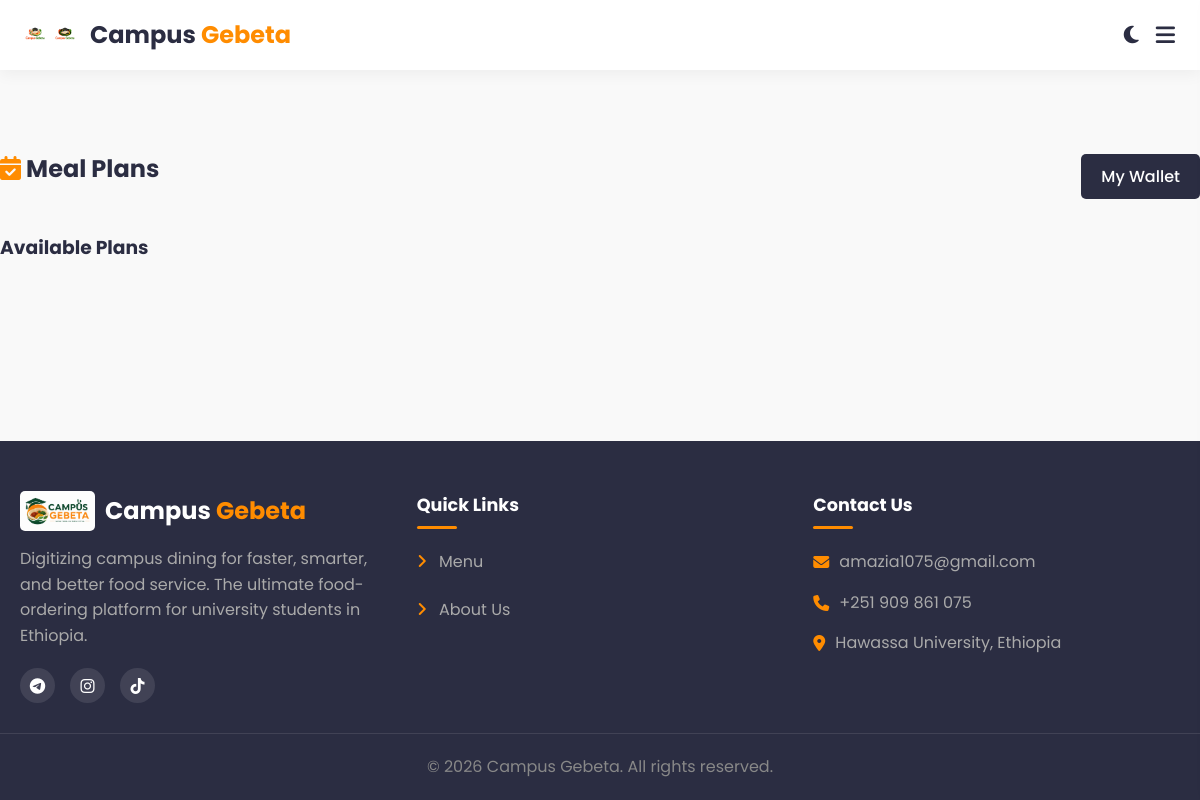
The app's page /meal_plans.php (signed in), older data.
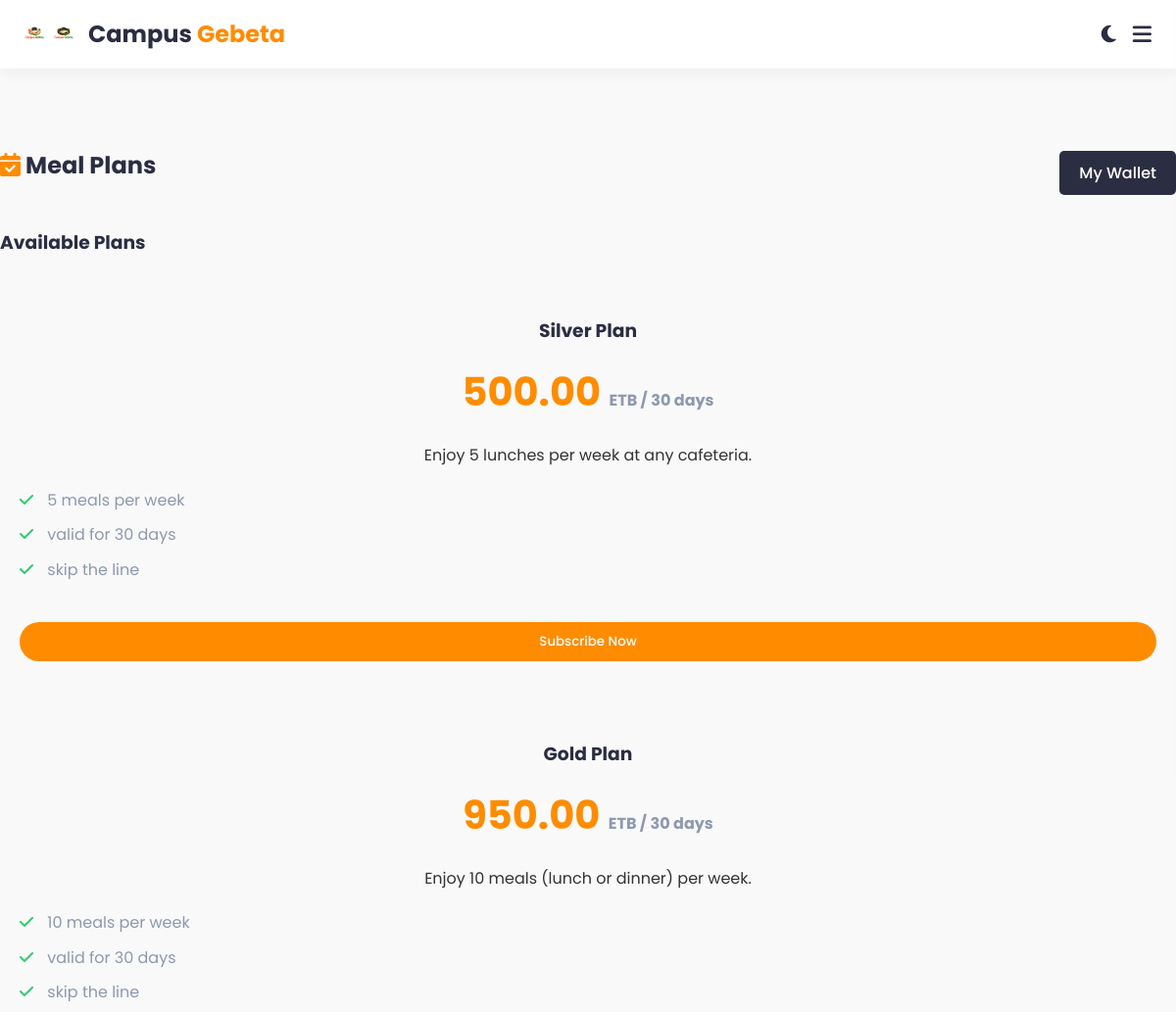
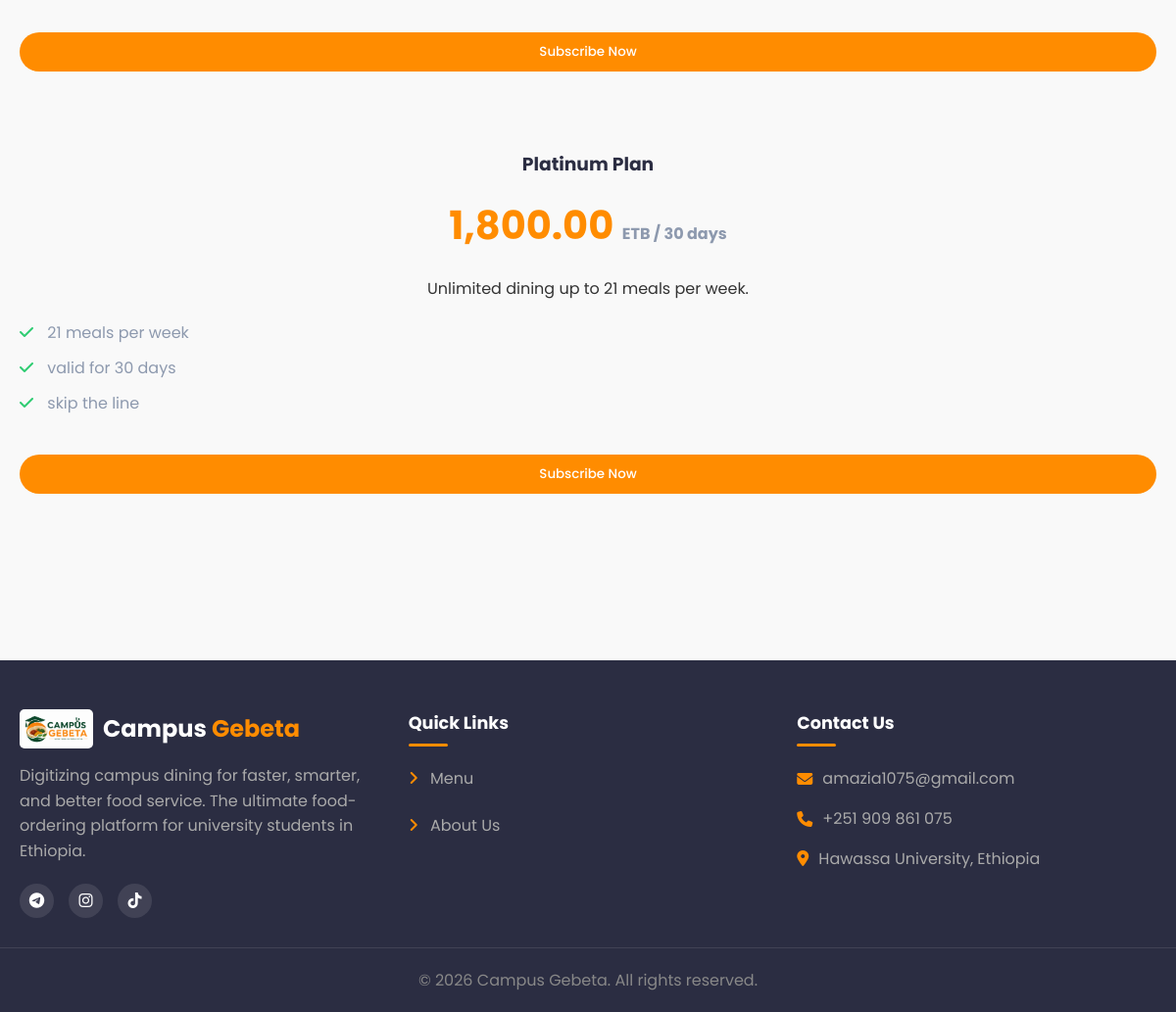
The same page, newer data (2 pictures, top to bottom).
### tables this page shows
CREATE TABLE IF NOT EXISTS meal_plans (
    id            INT AUTO_INCREMENT PRIMARY KEY,
    name          VARCHAR(100) NOT NULL,
    description   TEXT,
    price         DECIMAL(10,2) NOT NULL,
    meals_per_week INT NOT NULL,
    duration_days  INT DEFAULT 30,
    created_at     TIMESTAMP DEFAULT CURRENT_TIMESTAMP
);

### includes/functions.php (called while the page is built, shortened)
<?php
function h($string)
{
    return htmlspecialchars($string, ENT_QUOTES, 'UTF-8');
}

### meal_plans.php (the view, shortened to what this page needs)
<?php
require_once 'includes/header.php';
$stmt = $pdo->query("SELECT * FROM meal_plans ORDER BY price ASC");
$plans = $stmt->fetchAll();
?>
<div class="container" style="padding: 40px 0;">
    <div style="display: flex; justify-content: space-between; align-items: center; margin-bottom: 30px;">
        <h2><i class="fa-solid fa-calendar-check" style="color: var(--primary-color);"></i> Meal Plans</h2>
        <a href="wallet.php" class="btn btn-secondary">My Wallet</a>
    </div>
    <h3 style="margin-bottom: 20px;">Available Plans</h3>
    <div class="grid" style="grid-template-columns: repeat(auto-fit, minmax(300px, 1fr)); gap: 30px;">
        <?php foreach ($plans as $plan): ?>
            <div class="card reveal active" style="border-radius: 15px; display: flex; flex-direction: column; text-align: center; padding: 40px 20px;">
                <h3 style="margin-bottom: 15px; color: var(--dark-color);"><?= h($plan->name) ?></h3>
                <h2 style="color: var(--primary-color); font-size: 2.5rem; margin-bottom: 20px;"><?= number_format($plan->price, 2) ?> <span style="font-size: 1rem; color: var(--gray);">ETB / <?= $plan->duration_days ?> days</span></h2>
                <p style="color: var(--text-color); margin-bottom: 20px; flex-grow: 1;"><?= h($plan->description) ?></p>
                <ul style="list-style: none; padding: 0; margin-bottom: 30px; color: var(--gray); text-align: left;">
                    <li style="margin-bottom: 10px;"><i class="fa-solid fa-check" style="color: var(--success); margin-right: 10px;"></i> <?= $plan->meals_per_week ?> meals per week</li>
                    <li style="margin-bottom: 10px;"><i class="fa-solid fa-check" style="color: var(--success); margin-right: 10px;"></i> valid for <?= $plan->duration_days ?> days</li>
                    <li style="margin-bottom: 10px;"><i class="fa-solid fa-check" style="color: var(--success); margin-right: 10px;"></i> skip the line</li>
                </ul>
                <form method="POST" action="meal_plans.php" onsubmit="return confirm('Are you sure you want to subscribe to <?= h($plan->name) ?> for <?= number_format($plan->price, 2) ?> ETB?');">
                    <button type="submit" class="btn btn-primary" style="width: 100%; border-radius: 30px;">Subscribe Now</button>
                </form>
            </div>
        <?php endforeach; ?>
    </div>
</div>
<?php require_once 'includes/footer.php'; ?>

### includes/header.php (shortened to what this page needs)
<?php
require_once 'functions.php';
?>
<!DOCTYPE html>
<html lang="en">
<head>
    <link rel="stylesheet" href="https://cdnjs.cloudflare.com/ajax/libs/font-awesome/6.4.0/css/all.min.css">
    <link rel="stylesheet" href="assets/css/style.css">
</head>
<body>
    <header class="navbar">
        <div class="container nav-container">
            <a href="index.php" class="logo" style="display: flex; align-items: center; gap: 10px;">
                <img src="assets/images/profile.png" alt="Campus Gebeta Logo" style="height: 40px; border-radius: 5px;">
                <span style="color: var(--dark-color);">Campus <span style="color: var(--primary-color);">Gebeta</span></span>
            </a>
            <div style="display: flex; align-items: center; gap: 12px;">
                <button id="themeToggle" style="background: none; border: none; font-size: 20px; color: var(--dark-color); cursor: pointer; transition: var(--transition);">
                    <i class="fa-solid fa-moon"></i>
                </button>
                <button class="nav-toggle" id="navToggle" aria-label="Open Menu" style="background: none; border: none; font-size: 22px; color: var(--dark-color); cursor: pointer; padding: 5px;">
                    <i class="fa-solid fa-bars"></i>
                </button>
            </div>
        </div>
    </header>
    <main class="main-content">

### includes/footer.php (shortened to what this page needs)
</main>
<footer class="footer" style="background-color: var(--dark-color); color: var(--light-color); padding: 50px 0 20px; margin-top: 50px;">
    <div class="container" style="display: flex; flex-wrap: wrap; justify-content: space-between; gap: 30px; margin-bottom: 30px;">
        <div class="footer-brand" style="flex: 1; min-width: 250px;">
            <a href="index.php" style="display: flex; align-items: center; gap: 10px; margin-bottom: 15px; text-decoration: none;">
                <img src="assets/images/Gebeta.png" alt="Campus Gebeta Logo" style="height: 40px; border-radius: 5px;">
                <span style="color: var(--white); font-size: 1.5rem; font-weight: 700;">Campus <span style="color: var(--primary-color);">Gebeta</span></span>
            </a>
            <p style="color: #aaa; line-height: 1.6; margin-bottom: 20px;">
                Digitizing campus dining for faster, smarter, and better food service. The ultimate food-ordering platform for university students in Ethiopia.
            </p>
            <div style="display: flex; gap: 15px;">
                <a href="https://t.me/campusgebeta" target="_blank" style="color: var(--white); background: rgba(255,255,255,0.1); width: 35px; height: 35px; border-radius: 50%; display: flex; justify-content: center; align-items: center; transition: var(--transition);"><i class="fa-brands fa-telegram"></i></a>
                <a href="https://instagram.com/campusgebeta" target="_blank" style="color: var(--white); background: rgba(255,255,255,0.1); width: 35px; height: 35px; border-radius: 50%; display: flex; justify-content: center; align-items: center; transition: var(--transition);"><i class="fa-brands fa-instagram"></i></a>
                <a href="#" target="_blank" style="color: var(--white); background: rgba(255,255,255,0.1); width: 35px; height: 35px; border-radius: 50%; display: flex; justify-content: center; align-items: center; transition: var(--transition);"><i class="fa-brands fa-tiktok"></i></a>
            </div>
        </div>
        <div class="footer-links" style="flex: 1; min-width: 200px;">
            <h4 style="color: var(--white); margin-bottom: 20px; font-size: 1.1rem; position: relative; padding-bottom: 10px;">Quick Links
                <span style="position: absolute; bottom: 0; left: 0; width: 40px; height: 3px; background: var(--primary-color); border-radius: 2px;"></span>
            </h4>
            <ul style="list-style: none; padding: 0; margin: 0; display: flex; flex-direction: column; gap: 12px;">
                <li><a href="index.php" style="color: #aaa; text-decoration: none; transition: var(--transition);"><i class="fa-solid fa-angle-right" style="color: var(--primary-color); margin-right: 8px;"></i> Menu</a></li>
                <li><a href="about.php" style="color: #aaa; text-decoration: none; transition: var(--transition);"><i class="fa-solid fa-angle-right" style="color: var(--primary-color); margin-right: 8px;"></i> About Us</a></li>
            </ul>
        </div>
        <div class="footer-contact" style="flex: 1; min-width: 250px;">
            <h4 style="color: var(--white); margin-bottom: 20px; font-size: 1.1rem; position: relative; padding-bottom: 10px;">Contact Us
                <span style="position: absolute; bottom: 0; left: 0; width: 40px; height: 3px; background: var(--primary-color); border-radius: 2px;"></span>
            </h4>
            <p style="color: #aaa; display: flex; align-items: center; gap: 10px; margin-bottom: 15px;">
                <i class="fa-solid fa-envelope" style="color: var(--primary-color);"></i>
                <a href="mailto:amazia1075@gmail.com" style="color: #aaa; text-decoration: none;">amazia1075@gmail.com</a>
            </p>
            <p style="color: #aaa; display: flex; align-items: center; gap: 10px; margin-bottom: 15px;">
                <i class="fa-solid fa-phone" style="color: var(--primary-color);"></i>
                <span>+251 909 861 075</span>
            </p>
            <p style="color: #aaa; display: flex; align-items: center; gap: 10px; margin-bottom: 15px;">
                <i class="fa-solid fa-location-dot" style="color: var(--primary-color);"></i>
                <span>Hawassa University, Ethiopia</span>
            </p>
        </div>
    </div>
    <div class="footer-bottom" style="text-align: center; padding-top: 20px; border-top: 1px solid rgba(255,255,255,0.1); color: #888;">
        <p style="margin: 0;">&copy; <?= date('Y') ?> Campus Gebeta. All rights reserved.</p>
    </div>
</footer>
</body>
</html>

### assets/css/style.css (style rules this page uses)
:root { --primary-color: #ff8c00; --primary-hover: #e67e22; --secondary-color: #2ecc71; --dark-color: #2b2d42; --light-color: #edf2f4; --white: #ffffff; --bg-color: #f9f9f9; --card-bg: #ffffff; --text-color: #333333; --gray: #8d99ae; --border-color: #e0e0e0; --success: #2ecc71; --danger: #e74c3c; --warning: #f1c40f; --shadow: 0 4px 15px rgba(0, 0, 0, 0.05); --transition: all 0.3s ease; }
* { margin: 0; padding: 0; box-sizing: border-box; font-family: 'Poppins', sans-serif; }
body { background-color: var(--bg-color); color: var(--text-color); line-height: 1.6; transition: background-color 0.3s ease, color 0.3s ease; display: flex; flex-direction: column; min-height: 100vh; }
.container { max-width: 1200px; margin: 0 auto; padding: 0 20px; }
h1, h2, h3, h4, h5, h6 { color: var(--dark-color); margin-bottom: 15px; }
a { text-decoration: none; color: inherit; transition: var(--transition); }
.btn { display: inline-block; padding: 10px 20px; border: none; border-radius: 5px; cursor: pointer; font-weight: 500; text-align: center; transition: var(--transition); }
.btn-primary { background-color: var(--primary-color); color: var(--white); }
.btn-secondary { background-color: var(--dark-color); color: var(--white); }
.navbar { background-color: var(--card-bg); box-shadow: var(--shadow); position: sticky; top: 0; z-index: 900; }
.nav-container { display: flex; justify-content: space-between; align-items: center; height: 70px; }
.logo { font-size: 24px; font-weight: 700; color: var(--dark-color); }
.logo span { color: var(--primary-color); }
.nav-toggle { background: none; border: none; font-size: 24px; color: var(--dark-color); cursor: pointer; display: block; }
.main-content { flex: 1; padding: 40px 0; }
.footer { background-color: var(--dark-color); color: var(--white); padding: 40px 0 20px 0; margin-top: auto; }
.footer-links ul { list-style: none; }
.footer-links li { margin-bottom: 10px; }
.footer-bottom { text-align: center; padding-top: 20px; border-top: 1px solid rgba(255, 255, 255, 0.1); }
.reveal { opacity: 0; transform: translateY(30px); transition: all 0.6s ease-out; }
.reveal.active { opacity: 1; transform: translateY(0); }

Row changes from the older to the newer data that the page shows:
added meal_plans: name "Silver Plan", price "500.00", duration_days "30", description "Enjoy 5 lunches per week at any cafeteria.", meals_per_week "5"
added meal_plans: name "Gold Plan", price "950.00", duration_days "30", description "Enjoy 10 meals (lunch or dinner) per week.", meals_per_week "10"
added meal_plans: name "Platinum Plan", price "1,800.00", duration_days "30", description "Unlimited dining up to 21 meals per week.", meals_per_week "21"
